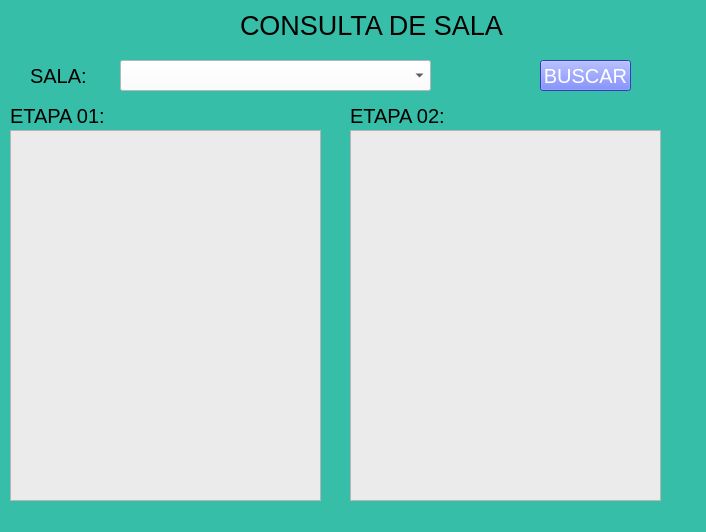
<?xml version="1.0" encoding="UTF-8"?>
<ui version="4.0">
 <class>MainWindow</class>
 <widget class="QMainWindow" name="MainWindow">
  <property name="geometry">
   <rect>
    <x>0</x>
    <y>0</y>
    <width>706</width>
    <height>532</height>
   </rect>
  </property>
  <property name="windowTitle">
   <string>MainWindow</string>
  </property>
  <property name="styleSheet">
   <string notr="true">background-color: rgb(55, 190, 168);</string>
  </property>
  <widget class="QWidget" name="centralwidget">
   <widget class="QLabel" name="label">
    <property name="geometry">
     <rect>
      <x>240</x>
      <y>0</y>
      <width>311</width>
      <height>51</height>
     </rect>
    </property>
    <property name="font">
     <font>
      <pointsize>20</pointsize>
     </font>
    </property>
    <property name="text">
     <string>CONSULTA DE SALA</string>
    </property>
   </widget>
   <widget class="QTableWidget" name="tableWidget">
    <property name="geometry">
     <rect>
      <x>10</x>
      <y>130</y>
      <width>311</width>
      <height>371</height>
     </rect>
    </property>
    <property name="font">
     <font>
      <pointsize>12</pointsize>
     </font>
    </property>
    <property name="styleSheet">
     <string notr="true">background-color: rgb(235, 235, 235);</string>
    </property>
   </widget>
   <widget class="QComboBox" name="comboBox">
    <property name="geometry">
     <rect>
      <x>120</x>
      <y>60</y>
      <width>311</width>
      <height>31</height>
     </rect>
    </property>
    <property name="font">
     <font>
      <pointsize>15</pointsize>
     </font>
    </property>
    <property name="styleSheet">
     <string notr="true">background-color: rgb(255, 255, 255);</string>
    </property>
   </widget>
   <widget class="QLabel" name="label_2">
    <property name="geometry">
     <rect>
      <x>30</x>
      <y>50</y>
      <width>81</width>
      <height>51</height>
     </rect>
    </property>
    <property name="font">
     <font>
      <pointsize>15</pointsize>
     </font>
    </property>
    <property name="text">
     <string>SALA:</string>
    </property>
   </widget>
   <widget class="QPushButton" name="pushButton">
    <property name="geometry">
     <rect>
      <x>540</x>
      <y>60</y>
      <width>91</width>
      <height>31</height>
     </rect>
    </property>
    <property name="font">
     <font>
      <pointsize>15</pointsize>
     </font>
    </property>
    <property name="styleSheet">
     <string notr="true">background-color: rgb(69, 87, 255);
color: rgb(255, 255, 255);</string>
    </property>
    <property name="text">
     <string>BUSCAR</string>
    </property>
   </widget>
   <widget class="QTableWidget" name="tableWidget_2">
    <property name="geometry">
     <rect>
      <x>350</x>
      <y>130</y>
      <width>311</width>
      <height>371</height>
     </rect>
    </property>
    <property name="font">
     <font>
      <pointsize>12</pointsize>
     </font>
    </property>
    <property name="styleSheet">
     <string notr="true">background-color: rgb(235, 235, 235);</string>
    </property>
   </widget>
   <widget class="QLabel" name="label_3">
    <property name="geometry">
     <rect>
      <x>10</x>
      <y>90</y>
      <width>111</width>
      <height>51</height>
     </rect>
    </property>
    <property name="font">
     <font>
      <pointsize>15</pointsize>
     </font>
    </property>
    <property name="text">
     <string>ETAPA 01:</string>
    </property>
   </widget>
   <widget class="QLabel" name="label_4">
    <property name="geometry">
     <rect>
      <x>350</x>
      <y>90</y>
      <width>101</width>
      <height>51</height>
     </rect>
    </property>
    <property name="font">
     <font>
      <pointsize>15</pointsize>
     </font>
    </property>
    <property name="text">
     <string>ETAPA 02:</string>
    </property>
   </widget>
   <zorder>label_4</zorder>
   <zorder>label_3</zorder>
   <zorder>label</zorder>
   <zorder>tableWidget</zorder>
   <zorder>comboBox</zorder>
   <zorder>label_2</zorder>
   <zorder>pushButton</zorder>
   <zorder>tableWidget_2</zorder>
  </widget>
  <widget class="QMenuBar" name="menubar">
   <property name="geometry">
    <rect>
     <x>0</x>
     <y>0</y>
     <width>706</width>
     <height>21</height>
    </rect>
   </property>
  </widget>
  <widget class="QStatusBar" name="statusbar"/>
 </widget>
 <resources/>
 <connections/>
</ui>
